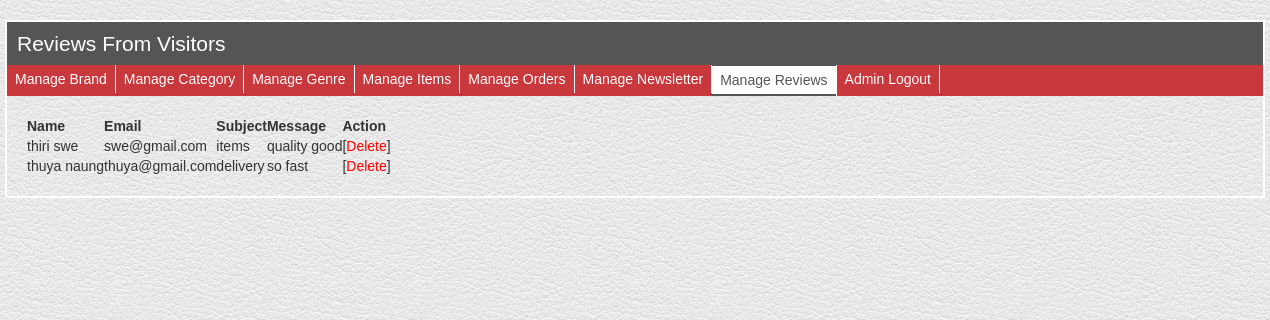
The app's page /admin/reviewlist.php with its own data.
### tables this page shows
CREATE TABLE `review` (
  `revid` int(100) NOT NULL,
  `revname` varchar(255) NOT NULL,
  `revemail` varchar(255) NOT NULL,
  `revph` varchar(200) NOT NULL,
  `revsubj` varchar(200) NOT NULL,
  `revcomment` text NOT NULL
);

### admin/reviewlist.php (the view, shortened to what this page needs)
<?php
include 'config.php';
?>
<!DOCTYPE html>
<html>
<head>
   <link rel="stylesheet" type="text/css" href="../DataTables/datatables.min.css"/>
   <link rel="stylesheet" href="css/bootstrap.min.css">
   <link rel="stylesheet" href="css/style.css">
</head>
<body>
  <h1>Reviews From Visitors</h1>
<ul class="menu">
  <li><a href="brandlist.php">Manage Brand</a></li>
  <li><a href="categorylist.php">Manage Category</a></li>
  <li><a href="genrelist.php">Manage Genre</a></li>
  <li><a href="productlist.php">Manage Items</a></li>
  <li><a href="orderlist.php">Manage Orders</a></li>
  <li><a href="newsletterlist.php">Manage Newsletter</a></li>
  <li><a class="active" href="reviewlist.php">Manage Reviews</a></li>
  <li><a href="logout.php">Admin Logout</a></li>
</ul>
<ul class="list">
<table id="tableid" class="display">
    <thead>
    <tr>
      <th>Name</th>
      <th>Email</th>
      <th>Subject</th>
      <th>Message</th>
      <th>Action</th>
    </tr>
  </thead>
  <tbody>
     <?php
          $sql = $mysqli->query("SELECT * FROM review");
          if($sql){
              while($obj = $sql->fetch_object()) { ?>
<tr>
              <td><?= $obj->revname ?></td>
              <td><?= $obj->revemail ?></td>
              <td><?= $obj->revsubj ?></td>
              <td><?= $obj->revcomment ?></td>
              <td>
              [<a href="reviewdelete.php?id=<?php echo $obj->revid ?>" class="del" onClick="return confirm('Are you sure')">Delete</a>]
              </td>
</tr>
<?php } } ?>
  </tbody>
  </table>
</ul>
</body>
</html>

### admin/css/style.css (style rules this page uses)
body { background:url(../logo/white_leather.png); }
body { font-family: Arial, Helvetica, sans-serif; margin: 20px auto; }
h1 { padding: 10px; font-size: 21px; background: #555; margin: 0; color: #fff; }
ul.list { list-style: none; margin: 20px; padding: 0; }
ul.list a { color: blue; }
ul.list a.del { color: red; }
ul.menu { list-style: none; margin: 0; padding: 0; overflow: hidden; background: #c8383c; }
ul.menu li { float: left; border-right: 1px solid #fff; }
ul.menu a { display: block; padding: 4px 8px; text-decoration: none; color: #fff; }
ul.menu a.active { background: #fff; color:#555; border-top: 1px solid #555; border-bottom: 2px solid #555; }

### admin/reviewlist.php (style rules this page uses)
body { width: 1260px; border: 2px solid #fff; }

### records on screen
review: revname "thiri swe", revemail "swe@gmail.com", revsubj "items", revcomment "quality good"
review: revname "thuya naung", revemail "thuya@gmail.com", revsubj "delivery", revcomment "so fast"
